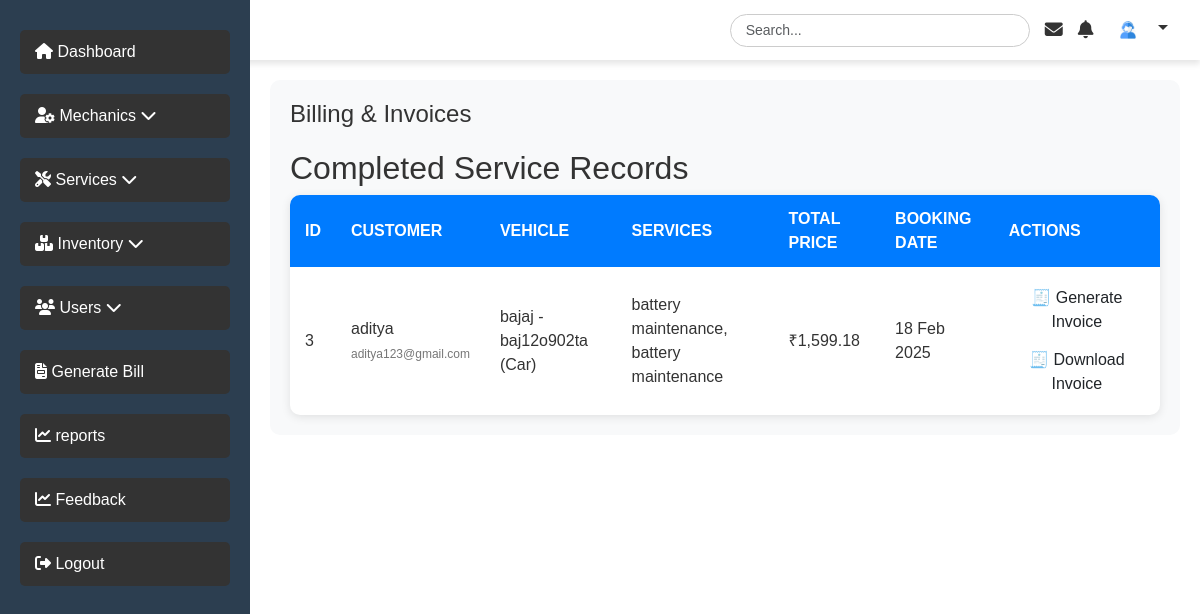
Screenshot of /admin/billing.php (signed in) with the database file from the repository.
### tables this page shows
CREATE TABLE `bookingsreq` (
  `id` int(11) NOT NULL,
  `user_id` int(11) NOT NULL,
  `vehicle_type` enum('Car','Bike') NOT NULL,
  `total_price` decimal(10,2) NOT NULL,
  `booking_date` timestamp NOT NULL DEFAULT current_timestamp(),
  `status` enum('Pending','Processing','Completed') DEFAULT 'Pending',
  `name` varchar(255) NOT NULL,
  `email` varchar(255) NOT NULL,
  `phone` varchar(15) NOT NULL,
  `brand` varchar(100) NOT NULL,
  `model` varchar(100) NOT NULL,
  `mechanic_id` int(11) DEFAULT NULL
);

### admin/billing.php (the view, shortened to what this page needs)
<?php
include("../database/db_connect.php");
$sql = "SELECT b.id, b.name, b.email, b.brand, b.model, b.vehicle_type,
               GROUP_CONCAT(s.service_name SEPARATOR ', ') AS services,
               b.total_price, b.booking_date
        FROM bookingsreq b
        LEFT JOIN booking_servicess bs ON b.id = bs.booking_id
        LEFT JOIN services s ON bs.service_id = s.id
        WHERE b.status = 'Completed'  -- ✅ Filter only completed bookings
        GROUP BY b.id";
$result = $mysqli->query($sql);
?>
<!DOCTYPE html>
<html lang="en">
<head>
</head>
<body>
<?php include("adm_navbar.php"); ?>
<div class="content">
<div class="main-content">
    <header>
        <h1>Billing & Invoices</h1>
    </header>
    <h2>Completed Service Records</h2>
    <table>
        <tr>
            <th>ID</th>
            <th>Customer</th>
            <th>Vehicle</th>
            <th>Services</th>
            <th>Total Price</th>
            <th>Booking Date</th>
            <th>Actions</th>
        </tr>
        <?php while ($row = $result->fetch_assoc()): ?>
            <tr>
                <td><?= $row['id']; ?></td>
                <td><?= $row['name']; ?> <br> <small><?= $row['email']; ?></small></td>
                <td><?= $row['brand']; ?> - <?= $row['model']; ?> (<?= $row['vehicle_type']; ?>)</td>
                <td><?= $row['services']; ?></td>
                <td>₹<?= number_format($row['total_price'], 2); ?></td>
                <td><?= date("d M Y", strtotime($row['booking_date'])); ?></td>
                <td>
                    <a href="generate_invoice.php?id=<?= $row['id']; ?>" class="btn">🧾 Generate Invoice</a>
                    <a href="download_invoice.php?id=<?= $row['id']; ?>" class="btn">🧾 Download Invoice</a>
                </td>
            </tr>
        <?php endwhile; ?>
    </table>
</div>
</div>
</body>
</html>

### admin/billing.php (style rules this page uses)
.main-content { padding: 20px; background: #f8f9fa; border-radius: 10px; }
h1, h2 { color: #333; margin-bottom: 15px; }
table { width: 100%; border-collapse: collapse; background: #fff; border-radius: 10px; overflow: hidden; box-shadow: 0px 2px 10px rgba(0, 0, 0, 0.1); }
th, td { padding: 12px 15px; text-align: left; border-bottom: 1px solid #ddd; }
th { background: #007bff; color: white; font-weight: bold; text-transform: uppercase; }
td small { color: #777; font-size: 12px; }
.btn { display: inline-block; background: #28a745; color: white; padding: 6px 12px; border-radius: 5px; text-decoration: none; font-weight: bold; }

### admin/adm_navbar.php (style rules this page uses)
* { margin: 0; padding: 0; box-sizing: border-box; }
body { font-family: 'Arial', sans-serif; background-color: #f4f4f4; }
.content { margin-left: 250px; padding: 20px; background-color: #fff; min-height: 100vh; color: #333; }
h1 { font-size: 24px; margin-bottom: 20px; }

### rows the page displays
bookingsreq: id "3", name "aditya", email "aditya123@gmail.com", brand "bajaj", model "baj12o902ta", vehicle_type "Car", services "battery maintenance, battery maintenance", total_price "1,599.18", booking_date "18 Feb 2025"
